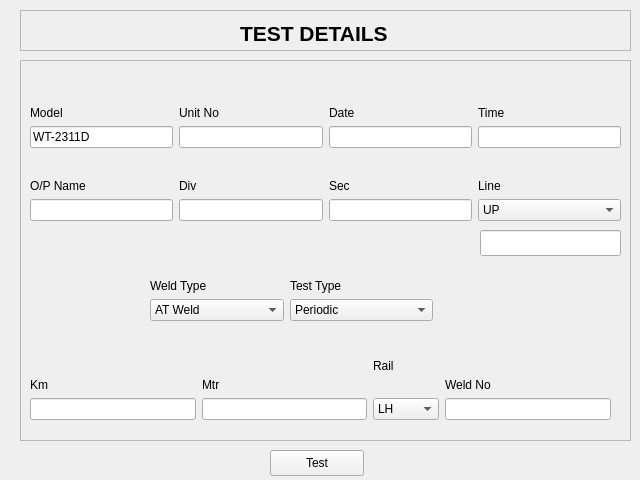
<?xml version="1.0" encoding="UTF-8"?>
<ui version="4.0">
 <class>testdetail0</class>
 <widget class="QWidget" name="testdetail0">
  <property name="geometry">
   <rect>
    <x>0</x>
    <y>0</y>
    <width>640</width>
    <height>480</height>
   </rect>
  </property>
  <widget class="QPushButton" name="TestButton">
   <property name="geometry">
    <rect>
     <x>270</x>
     <y>450</y>
     <width>94</width>
     <height>26</height>
    </rect>
   </property>
   <property name="text">
    <string>Test</string>
   </property>
  </widget>
  <widget class="QFrame" name="frameMain">
   <property name="geometry">
    <rect>
     <x>20</x>
     <y>60</y>
     <width>611</width>
     <height>381</height>
    </rect>
   </property>
   <property name="frameShape">
    <enum>QFrame::Shape::StyledPanel</enum>
   </property>
   <property name="frameShadow">
    <enum>QFrame::Shadow::Raised</enum>
   </property>
   <widget class="QWidget" name="gridLayoutWidget">
    <property name="geometry">
     <rect>
      <x>10</x>
      <y>20</y>
      <width>591</width>
      <height>141</height>
     </rect>
    </property>
    <layout class="QGridLayout" name="gridLayout">
     <item row="1" column="1">
      <widget class="QLineEdit" name="unitEdit">
       <property name="readOnly">
        <bool>true</bool>
       </property>
      </widget>
     </item>
     <item row="1" column="0">
      <widget class="QLineEdit" name="modelEdit">
       <property name="text">
        <string>WT-2311D</string>
       </property>
       <property name="readOnly">
        <bool>true</bool>
       </property>
      </widget>
     </item>
     <item row="3" column="3">
      <widget class="QComboBox" name="lineCombo">
       <property name="maximumSize">
        <size>
         <width>16777215</width>
         <height>16777215</height>
        </size>
       </property>
       <item>
        <property name="text">
         <string>UP</string>
        </property>
       </item>
       <item>
        <property name="text">
         <string>DN</string>
        </property>
       </item>
       <item>
        <property name="text">
         <string>UD</string>
        </property>
       </item>
       <item>
        <property name="text">
         <string>SL</string>
        </property>
       </item>
       <item>
        <property name="text">
         <string>ByPass UP</string>
        </property>
       </item>
       <item>
        <property name="text">
         <string>ByPass DN</string>
        </property>
       </item>
       <item>
        <property name="text">
         <string>ByPass SL</string>
        </property>
       </item>
       <item>
        <property name="text">
         <string>L1</string>
        </property>
       </item>
       <item>
        <property name="text">
         <string>L2</string>
        </property>
       </item>
       <item>
        <property name="text">
         <string>L3</string>
        </property>
       </item>
       <item>
        <property name="text">
         <string>L4</string>
        </property>
       </item>
       <item>
        <property name="text">
         <string>L5</string>
        </property>
       </item>
       <item>
        <property name="text">
         <string>L6</string>
        </property>
       </item>
       <item>
        <property name="text">
         <string>L7</string>
        </property>
       </item>
       <item>
        <property name="text">
         <string>L8</string>
        </property>
       </item>
       <item>
        <property name="text">
         <string>Others</string>
        </property>
       </item>
      </widget>
     </item>
     <item row="3" column="0">
      <widget class="QLineEdit" name="opEdit"/>
     </item>
     <item row="2" column="3">
      <widget class="QLabel" name="label_line">
       <property name="text">
        <string>Line</string>
       </property>
       <property name="alignment">
        <set>Qt::AlignmentFlag::AlignBottom|Qt::AlignmentFlag::AlignLeading|Qt::AlignmentFlag::AlignLeft</set>
       </property>
      </widget>
     </item>
     <item row="0" column="2">
      <widget class="QLabel" name="label_date">
       <property name="text">
        <string>Date</string>
       </property>
       <property name="alignment">
        <set>Qt::AlignmentFlag::AlignBottom|Qt::AlignmentFlag::AlignLeading|Qt::AlignmentFlag::AlignLeft</set>
       </property>
      </widget>
     </item>
     <item row="1" column="2">
      <widget class="QLineEdit" name="dateEdit"/>
     </item>
     <item row="0" column="0">
      <widget class="QLabel" name="label_model">
       <property name="text">
        <string>Model</string>
       </property>
       <property name="alignment">
        <set>Qt::AlignmentFlag::AlignBottom|Qt::AlignmentFlag::AlignLeading|Qt::AlignmentFlag::AlignLeft</set>
       </property>
      </widget>
     </item>
     <item row="0" column="1">
      <widget class="QLabel" name="label_unit">
       <property name="text">
        <string>Unit No</string>
       </property>
       <property name="alignment">
        <set>Qt::AlignmentFlag::AlignBottom|Qt::AlignmentFlag::AlignLeading|Qt::AlignmentFlag::AlignLeft</set>
       </property>
      </widget>
     </item>
     <item row="2" column="2">
      <widget class="QLabel" name="label_sec">
       <property name="text">
        <string>Sec</string>
       </property>
       <property name="alignment">
        <set>Qt::AlignmentFlag::AlignBottom|Qt::AlignmentFlag::AlignLeading|Qt::AlignmentFlag::AlignLeft</set>
       </property>
      </widget>
     </item>
     <item row="2" column="0">
      <widget class="QLabel" name="label_op">
       <property name="text">
        <string>O/P Name</string>
       </property>
       <property name="alignment">
        <set>Qt::AlignmentFlag::AlignBottom|Qt::AlignmentFlag::AlignLeading|Qt::AlignmentFlag::AlignLeft</set>
       </property>
      </widget>
     </item>
     <item row="3" column="1">
      <widget class="QLineEdit" name="divEdit"/>
     </item>
     <item row="3" column="2">
      <widget class="QLineEdit" name="secEdit"/>
     </item>
     <item row="0" column="3">
      <widget class="QLabel" name="label_time">
       <property name="text">
        <string>Time</string>
       </property>
       <property name="alignment">
        <set>Qt::AlignmentFlag::AlignBottom|Qt::AlignmentFlag::AlignLeading|Qt::AlignmentFlag::AlignLeft</set>
       </property>
      </widget>
     </item>
     <item row="1" column="3">
      <widget class="QLineEdit" name="timeEdit"/>
     </item>
     <item row="2" column="1">
      <widget class="QLabel" name="label_div">
       <property name="text">
        <string>Div</string>
       </property>
       <property name="alignment">
        <set>Qt::AlignmentFlag::AlignBottom|Qt::AlignmentFlag::AlignLeading|Qt::AlignmentFlag::AlignLeft</set>
       </property>
      </widget>
     </item>
    </layout>
   </widget>
   <widget class="QLineEdit" name="lineothersEdit">
    <property name="enabled">
     <bool>true</bool>
    </property>
    <property name="geometry">
     <rect>
      <x>460</x>
      <y>170</y>
      <width>141</width>
      <height>26</height>
     </rect>
    </property>
   </widget>
   <widget class="QWidget" name="gridLayoutWidget_3">
    <property name="geometry">
     <rect>
      <x>130</x>
      <y>190</y>
      <width>283</width>
      <height>71</height>
     </rect>
    </property>
    <layout class="QGridLayout" name="gridLayout_3">
     <item row="0" column="0">
      <widget class="QLabel" name="label_weldtype">
       <property name="minimumSize">
        <size>
         <width>120</width>
         <height>0</height>
        </size>
       </property>
       <property name="maximumSize">
        <size>
         <width>120</width>
         <height>16777215</height>
        </size>
       </property>
       <property name="text">
        <string>Weld Type</string>
       </property>
       <property name="alignment">
        <set>Qt::AlignmentFlag::AlignBottom|Qt::AlignmentFlag::AlignLeading|Qt::AlignmentFlag::AlignLeft</set>
       </property>
      </widget>
     </item>
     <item row="1" column="0">
      <widget class="QComboBox" name="weldTypeCombo">
       <item>
        <property name="text">
         <string>AT Weld</string>
        </property>
       </item>
       <item>
        <property name="text">
         <string>FB Weld</string>
        </property>
       </item>
       <item>
        <property name="text">
         <string>COMB Weld</string>
        </property>
       </item>
       <item>
        <property name="text">
         <string>SEJ </string>
        </property>
       </item>
       <item>
        <property name="text">
         <string>P &amp; C</string>
        </property>
       </item>
       <item>
        <property name="text">
         <string>RAIL</string>
        </property>
       </item>
       <item>
        <property name="text">
         <string>Gas Pressure Weld</string>
        </property>
       </item>
      </widget>
     </item>
     <item row="0" column="1">
      <widget class="QLabel" name="label_testtype">
       <property name="minimumSize">
        <size>
         <width>120</width>
         <height>0</height>
        </size>
       </property>
       <property name="text">
        <string>Test Type</string>
       </property>
       <property name="alignment">
        <set>Qt::AlignmentFlag::AlignBottom|Qt::AlignmentFlag::AlignLeading|Qt::AlignmentFlag::AlignLeft</set>
       </property>
      </widget>
     </item>
     <item row="1" column="1">
      <widget class="QComboBox" name="testTypeCombo">
       <item>
        <property name="text">
         <string>Periodic</string>
        </property>
       </item>
       <item>
        <property name="text">
         <string>1st Periodic</string>
        </property>
       </item>
       <item>
        <property name="text">
         <string>Initial</string>
        </property>
       </item>
       <item>
        <property name="text">
         <string>General</string>
        </property>
       </item>
      </widget>
     </item>
    </layout>
   </widget>
   <widget class="QWidget" name="gridLayoutWidget_4">
    <property name="geometry">
     <rect>
      <x>10</x>
      <y>280</y>
      <width>581</width>
      <height>80</height>
     </rect>
    </property>
    <layout class="QGridLayout" name="gridLayout_4">
     <item row="1" column="0">
      <widget class="QLabel" name="label_km">
       <property name="text">
        <string>Km</string>
       </property>
       <property name="alignment">
        <set>Qt::AlignmentFlag::AlignBottom|Qt::AlignmentFlag::AlignLeading|Qt::AlignmentFlag::AlignLeft</set>
       </property>
      </widget>
     </item>
     <item row="2" column="3">
      <widget class="QLineEdit" name="weldNoEdit"/>
     </item>
     <item row="2" column="1">
      <widget class="QLineEdit" name="mtrEdit"/>
     </item>
     <item row="1" column="1">
      <widget class="QLabel" name="label_mtr">
       <property name="text">
        <string>Mtr</string>
       </property>
       <property name="alignment">
        <set>Qt::AlignmentFlag::AlignBottom|Qt::AlignmentFlag::AlignLeading|Qt::AlignmentFlag::AlignLeft</set>
       </property>
      </widget>
     </item>
     <item row="1" column="3">
      <widget class="QLabel" name="label_weldno">
       <property name="text">
        <string>Weld No</string>
       </property>
       <property name="alignment">
        <set>Qt::AlignmentFlag::AlignBottom|Qt::AlignmentFlag::AlignLeading|Qt::AlignmentFlag::AlignLeft</set>
       </property>
      </widget>
     </item>
     <item row="2" column="0">
      <widget class="QLineEdit" name="kmEdit"/>
     </item>
     <item row="1" column="2">
      <widget class="QLabel" name="label_Rail">
       <property name="text">
        <string>Rail</string>
       </property>
      </widget>
     </item>
     <item row="2" column="2">
      <widget class="QComboBox" name="RailcomboBox">
       <item>
        <property name="text">
         <string>LH</string>
        </property>
       </item>
       <item>
        <property name="text">
         <string>RH</string>
        </property>
       </item>
       <item>
        <property name="text">
         <string>LH/RH</string>
        </property>
       </item>
      </widget>
     </item>
    </layout>
   </widget>
  </widget>
  <widget class="QFrame" name="frameHeader">
   <property name="geometry">
    <rect>
     <x>20</x>
     <y>10</y>
     <width>611</width>
     <height>41</height>
    </rect>
   </property>
   <property name="frameShape">
    <enum>QFrame::Shape::StyledPanel</enum>
   </property>
   <property name="frameShadow">
    <enum>QFrame::Shadow::Raised</enum>
   </property>
   <widget class="QLabel" name="label_Title">
    <property name="geometry">
     <rect>
      <x>220</x>
      <y>8</y>
      <width>151</width>
      <height>31</height>
     </rect>
    </property>
    <property name="font">
     <font>
      <pointsize>16</pointsize>
      <bold>true</bold>
     </font>
    </property>
    <property name="text">
     <string>TEST DETAILS</string>
    </property>
   </widget>
  </widget>
 </widget>
 <resources/>
 <connections/>
</ui>
